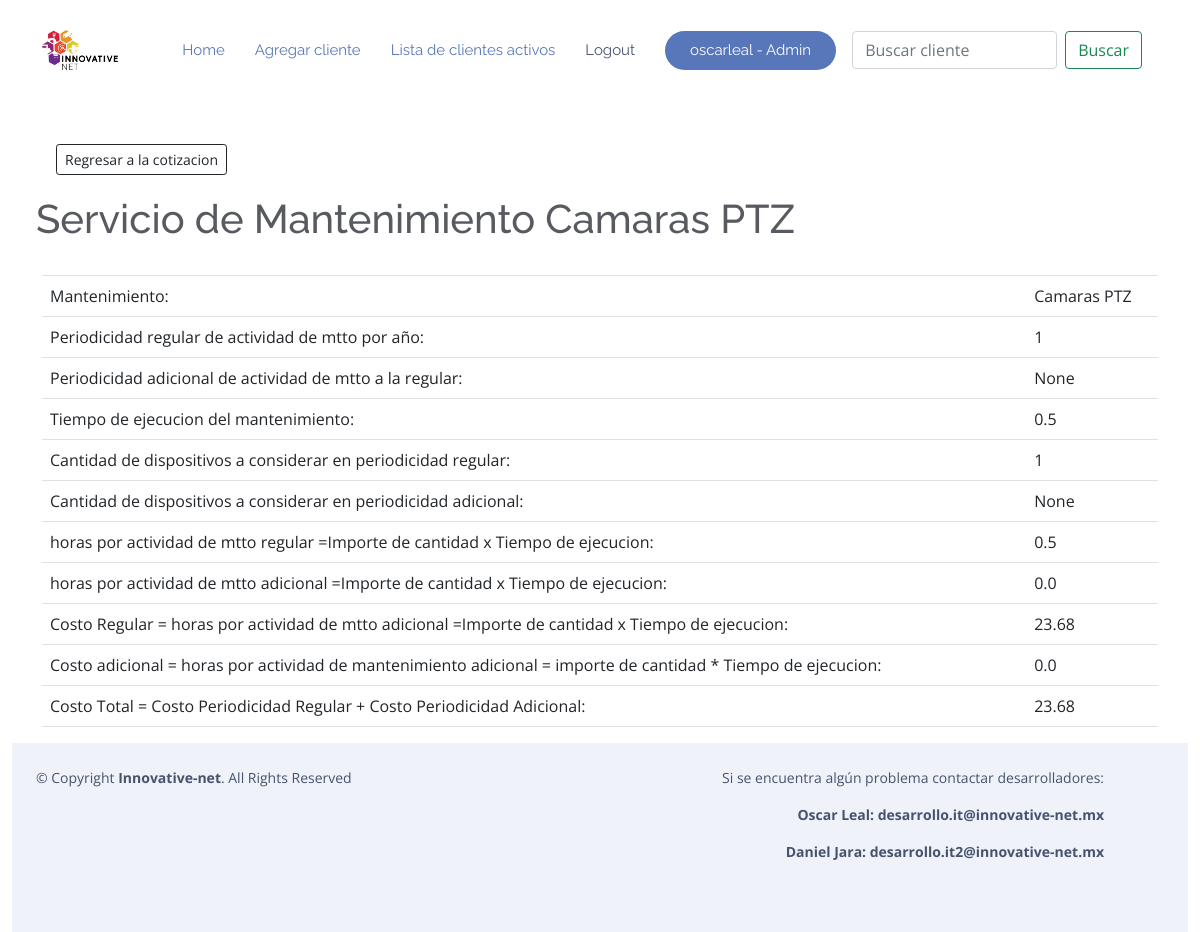
The app's page /44/15/391/detalle_servicio_cctv (signed in) with its own data.
### RPA/models.py (models this page shows, shortened)
class Mantenimiento_CCTV(models.Model):
    cliente = models.ForeignKey(Cliente, on_delete=models.CASCADE, null=True, blank=True)
    cotizacion = models.ForeignKey(Cotizacion_CCTV, on_delete=models.CASCADE, null=True, blank=True)
    titulonombre = models.ForeignKey(Nombre_servicio_CCTV,on_delete=models.CASCADE, null=True, blank=True)
    encargadoTrabajo1 = models.ForeignKey(Precio,verbose_name="Encargado del trabajo" ,on_delete=models.CASCADE,null=True)
    periodisidadactividades = models.IntegerField(verbose_name="Periodicidad regular de actividad de mtto por año", blank=True, null=True )
    periodisidadadicional = models.IntegerField(verbose_name="Periodicidad adicional de actividad de mtto  a la regular", blank=True, null=True)
    tiempoejecucion = models.FloatField(verbose_name="Tiempo de ejecucion del mtto", blank=True, null=True)
    cantidaddedispositivos = models.IntegerField(verbose_name="Cantidad de dispositivos a considerar en periodicidad regular", blank=True, null=True,default=0)
    cantidaddispositivosextras = models.IntegerField(verbose_name="Cantidad de dispositivos a considerar en periodicidad Extra", blank=True, null=True,default=0)
    horasactividad = models.FloatField(verbose_name="horas por actividad de mtto regular =Importe de cantidad x Tiempo de ejecucion", blank=True, null=True)
    horasactividadadicional = models.FloatField(verbose_name="horas por actividad de mtto adicional =Importe de cantidad x Tiempo de ejecucion", blank=True, null=True)
    costomantenimientoregular = models.FloatField(verbose_name="Costo Regular = horas por actividad de mtto regular =Importe de cantidad x Tiempo de ejecucion",null=True,blank=True)
    costomantenimientoadicional = models.FloatField(verbose_name="Costo Adicional = horas por actividad de mtto adicional =Importe de cantidad x Tiempo de ejecucion ", blank=True, null=True)
    costototal = models.FloatField(verbose_name="Costo total = Costo regular + costo adicional",null=True,blank=True)
    dispositivo = models.CharField("Dispositivo al que se le da mantenimiento",null=True,blank=True,max_length=200)
    class Meta:
        ordering = ['cantidaddedispositivos']
        verbose_name_plural = "Mantenimientos CCTV"

class Nombre_servicio_CCTV(models.Model):
    titulo = models.CharField(max_length=200, verbose_name="Titulo Mantenimiento", null=True, blank=True)
    encargado = models.ForeignKey(Precio, on_delete=models.CASCADE, null=True)
    tiempodeejecucion = models.FloatField(verbose_name="Tiempo de Ejecucion", null=True)
    dispositivo = models.CharField(max_length=200, verbose_name="Dispositivo al que se le aplica el mantenimiento", null=True, blank=True)
    def __str__(self):
        return str(self.titulo)
    class Meta:
        ordering = ['titulo']
        verbose_name_plural = "Servicios CCTV"

### RPA/views.py (the view)
# urls.py: path('<int:cliente>/<int:pk_cotizacion>/<int:pk>/detalle_servicio_cctv', Detalle_Servicio_CCTV.as_view(), name='detalle_servicio_cctv'),
class Detalle_Servicio_CCTV(LoginRequiredMixin, DetailView):
    model = Mantenimiento_CCTV
    context_object_name = 'servicio'
    template_name = 'mantenimientos_cctv/detalle_servicio.html'

### RPA/templates/mantenimientos_cctv/detalle_servicio.html
{% extends "mantenimientos/base.html" %}
{% block body %}
<div class="container-fluid p-4">
        <right>
                <a href="{% url 'detalle_cotizacion_cctv' servicio.cliente.id servicio.cotizacion.id %}">
                        <button type=button class="btn btn-outline-dark btn-sm" style="margin:20px">Regresar a la cotizacion</button>
                </a>
        </right>
        <h1> Servicio de Mantenimiento {{ servicio.titulonombre }}</h1>
</div>
<div class="container">
        <table class="table">
                <tbody>
                        <tr>
                                <td>
                                        Mantenimiento:
                                </td>
                                <td>
                                        {{ servicio.titulonombre }}
                                </td>
                        </tr>
                        <tr>
                                <td>
                                        Periodicidad regular de actividad de mtto por año:
                                </td>
                                <td>
                                        {{ servicio.periodisidadactividades }}
                                </td>
                        </tr>
                        <tr>
                                <td>
                                        Periodicidad adicional de actividad de mtto a la regular:
                                </td>
                                <td>
                                        {{ servicio.periodisidadadicional }}
                                </td>
                        </tr>
                        <tr>
                                <td>
                                        Tiempo de ejecucion del mantenimiento:
                                </td>
                                <td>
                                        {{ servicio.tiempoejecucion }}
                                </td>
                        </tr>
                        <tr>
                                <td>
                                        Cantidad de dispositivos a considerar en periodicidad regular:
                                </td>
                                <td>
                                        {{ servicio.cantidaddedispositivos }}
                                </td>
                        </tr>
                        <tr>
                                <td>
                                        Cantidad de dispositivos a considerar en periodicidad adicional:
                                </td>
                                <td>
                                        {{ servicio.cantidaddispositivosextras }}
                                </td>
                        </tr>
                        <tr>
                                <td>
                                        horas por actividad de mtto regular =Importe de cantidad x Tiempo de ejecucion:
                                </td>
                                <td>
                                        {{ servicio.horasactividad }}
                                </td>
                        </tr>
                        <tr>
                                <td>
                                        horas por actividad de mtto adicional =Importe de cantidad x Tiempo de ejecucion:
                                </td>
                                <td>
                                        {{ servicio.horasactividadadicional }}
                                </td>
                        </tr>
                        <tr>
                                <td>
                                        Costo Regular = horas por actividad de mtto adicional =Importe de cantidad x Tiempo de ejecucion:
                                </td>
                                <td>
                                        {{ servicio.costomantenimientoregular }}
                                </td>
                        </tr>
                        <tr>
                                <td>
                                        Costo adicional = horas por actividad de mantenimiento adicional = importe de cantidad * Tiempo de ejecucion:
                                </td>
                                <td>
                                        {{ servicio.costomantenimientoadicional }}
                                </td>
                        </tr>
                        <tr>
                                <td>
                                        Costo Total = Costo Periodicidad Regular + Costo Periodicidad Adicional:
                                </td>
                                <td>
                                        {{ servicio.costototal }}
                                </td>
                        </tr>
                </tbody>
        </table>
{% endblock %}

### RPA/templates/mantenimientos/base.html (shortened to what this page needs)
{% load static %}
<!DOCTYPE html>
<html lang="en">
<head>
  <link rel="stylesheet" href="https://stackpath.bootstrapcdn.com/bootstrap/4.5.0/css/bootstrap.min.css">
  <link href="{% static '\vendor\aos\aos.css' %}" rel="stylesheet">
  <link href="{% static '\vendor\bootstrap\css\bootstrap.min.css' %}" rel="stylesheet">
  <link href="{% static '\vendor\bootstrap-icons\bootstrap-icons.css' %}" rel="stylesheet">
  <link href="{% static '\vendor\boxicons\css\boxicons.min.css' %}" rel="stylesheet">
  <link href="{% static '\vendor\glightbox\css\glightbox.min.css' %}" rel="stylesheet">
  <link href="{% static '\vendor\swiper\swiper-bundle.min.css' %}" rel="stylesheet">
  <link href="{% static '\css\style.css' %}" rel="stylesheet">
</head>
<body style="padding-top: 70px;">
  <header id="header" class="fixed-top  header-transparent ">
    <div class="container d-flex align-items-center justify-content-between">
      <div class="logo">
        <a href="https://www.innovative-net.mx/"><img src="{% static '\assets\img\horizontal blanco.png' %}" alt="" class="img-fluid"></a>
      </div>
      <nav id="navbar" class="navbar">
        <ul>
          <li><a class="nav-link scrollto active" href="{% url 'home' %}">Home</a></li>
          <li><a class="nav-link scrollto active" href="{% url 'agregar_cliente' %}">Agregar cliente</a></li>
          <li><a class="nav-link scrollto active" href="{% url 'lista_clientes' %}">Lista de clientes activos</a></li>
          {% if request.user.is_authenticated %}
          <li><a class="nav-link scrollto" href="{% url 'logout' %}">Logout</a></li>
          {% if request.user.is_staff %}
              <li><a class="getstarted scrollto" href="{% url 'admin:index' %}" >{{request.user}} - Admin</a></li>
              {% else %}
              <li><a class="getstarted scrollto" href="" >{{request.user}}</a></li>
              {% endif %}
          {% else %}
          <li><a class="getstarted scrollto" href="{% url 'login'  %}" >Login</a></li>
          {% endif %}
        </ul>
        <form class="d-flex m-3" method="POST" action="{% url 'buscar_clientes' %}">
          <input class="form-control me-2" type="search" placeholder="Buscar cliente"
                 aria-label="Buscar cliente" name="searched">
          <button class="btn btn-outline-success" type="submit">
            Buscar
          </button>
        </form>
      </nav>
    </div>
  </header>
    <div class="container-fluid" style="margin-top: 30px;">
      {% block body %}
      {% endblock %}
    </div>
        <footer id="footer">
          <div class="row container py-4 ">
            <div class="col">
              <div class="copyright">
                &copy; Copyright <strong><span>Innovative-net</span></strong>. All Rights Reserved
              </div>
            </div>
            <div class="col container " style="text-align: right;">
              <p>Si se encuentra algún problema contactar desarrolladores:</p>
              <strong>
                <p>Oscar Leal: desarrollo.it@innovative-net.mx</p>
                <p>Daniel Jara: desarrollo.it2@innovative-net.mx</p>
              </strong>
            </div>
          </div>
        </footer>
</body>
        </html>

### RPA/static/css/style.css (style rules this page uses)
body { font-family: "Open Sans", sans-serif; color: #585a61; }
a { color: #5777ba; text-decoration: none; }
h1, h2, h3, h4, h5, h6 { font-family: "Raleway", sans-serif; }
#header { transition: all 0.5s; z-index: 997; transition: all 0.5s; padding: 15px 0; background: rgba(255, 255, 255, 0.95); }
#header.header-transparent { background: transparent; }
#header .logo img { margin: 0; max-height: 40px; }
.navbar { padding: 0; }
.navbar ul { margin: 0; padding: 0; display: flex; list-style: none; align-items: center; }
.navbar li { position: relative; }
.navbar a, .navbar a:focus { display: flex; align-items: center; justify-content: space-between; padding: 10px 0 10px 30px; font-family: "Raleway", sans-serif; font-size: 15px; color: #47536e; white-space: nowrap; transition: 0.3s; }
.navbar a:hover, .navbar .active, .navbar .active:focus, .navbar li:hover > a { color: #5777ba; }
.navbar .getstarted { background: #5777ba; color: #fff; padding: 12px 25px; margin-left: 30px; color: #fff; line-height: 1; border-radius: 50px; }
#footer { background: #fff; padding: 0 0 30px 0; color: #47536e; font-size: 14px; background: #eff2f8; }
#footer .copyright { text-align: center; float: left; color: #47536e; }

### records on screen
Mantenimiento_CCTV: titulonombre "Camaras PTZ", periodisidadactividades "1", periodisidadadicional "None", tiempoejecucion "0.5", cantidaddedispositivos "1", cantidaddispositivosextras "None", horasactividad "0.5", horasactividadadicional "0.0", costomantenimientoregular "23.68", costomantenimientoadicional "0.0", costototal "23.68"

### other values on screen
{{ request.user }} "oscarleal"
